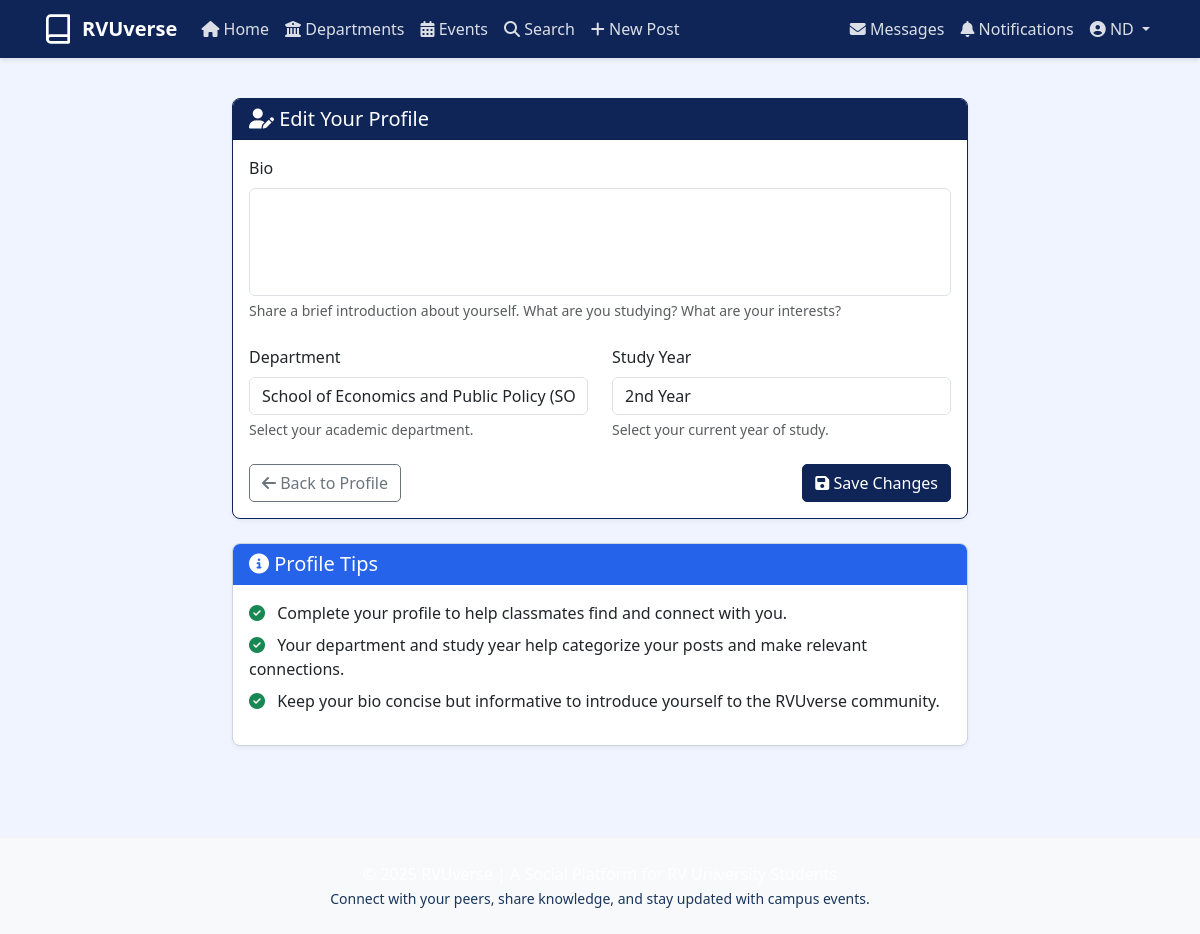
Page /edit-profile/ (signed in) on the committed database.
### core/models.py (models this page shows, shortened)
class Profile(models.Model):
    YEAR_CHOICES = [
        ('1', '1st Year'),
        ('2', '2nd Year'),
        ('3', '3rd Year'),
        ('4', '4th Year'),
    ]
    user = models.OneToOneField(User, on_delete=models.CASCADE, related_name='profile')
    bio = models.TextField(max_length=500, blank=True)
    department = models.ForeignKey(Department, on_delete=models.SET_NULL, null=True, blank=True,related_name='profile')
    study_year = models.CharField(max_length=10, choices=YEAR_CHOICES, blank=True, null=True)
    created_at = models.DateTimeField(auto_now_add=True)
    updated_at = models.DateTimeField(auto_now=True)
    last_activity = models.DateTimeField(default=timezone.now)

### core/views.py (the view)
# urls.py: path('edit-profile/', views.edit_profile, name='edit_profile'),
@login_required
def edit_profile(request):
    if request.method == 'POST':
        profile_form = ProfileForm(request.POST, instance=request.user.profile)
        if profile_form.is_valid():
            profile_form.save()
            messages.success(request, 'Your profile has been updated!')
            return redirect('user_profile', username=request.user.username)
    else:
        profile_form = ProfileForm(instance=request.user.profile)
    return render(request, 'core/edit_profile.html', {'profile_form': profile_form})

### core/forms.py
class ProfileForm(forms.ModelForm):
    class Meta:
        model = Profile
        fields = ['bio', 'department', 'study_year']
        widgets = {
            'bio': forms.Textarea(attrs={'class': 'form-control', 'rows': 4}),
            'department': forms.Select(attrs={'class': 'form-control'}),
            'study_year': forms.Select(attrs={'class': 'form-control'}),
        }

### core/context_processors.py (called while the page is built)
def unread_notifications_count(request):
    if request.user.is_authenticated:
        count = Notification.objects.filter(user=request.user, is_read=False).count()
        return {'unread_notifications_count': count}
    return {'unread_notifications_count': 0}

def unread_messages_count(request):
    if request.user.is_authenticated:
        count = Message.objects.filter(receiver=request.user, is_read=False).count()
        return {'unread_messages_count': count}
    return {'unread_messages_count': 0}

### core/models.py (called while the page is built)
    def __str__(self):
        return self.name

### core/templates/core/edit_profile.html (shortened to what this page needs)
{% extends 'core/base.html' %}
{% block content %}
<div class="row justify-content-center">
    <div class="col-md-8">
        <div class="card border-primary">
            <div class="card-header bg-primary text-white">
                <h5 class="card-title mb-0">
                    <i class="fa-solid fa-user-edit"></i> Edit Your Profile
                </h5>
            </div>
            <div class="card-body">
                <form method="post">
                    <div class="mb-4">
                        <label for="{{ profile_form.bio.id_for_label }}" class="form-label">Bio</label>
                        {{ profile_form.bio }}
                        <div class="form-text">Share a brief introduction about yourself. What are you studying? What are your interests?</div>
                    </div>
                    <div class="row mb-4">
                        <div class="col-md-6">
                            <label for="{{ profile_form.department.id_for_label }}" class="form-label">Department</label>
                            {{ profile_form.department }}
                            <div class="form-text">Select your academic department.</div>
                        </div>
                        <div class="col-md-6">
                            <label for="{{ profile_form.study_year.id_for_label }}" class="form-label">Study Year</label>
                            {{ profile_form.study_year }}
                            <div class="form-text">Select your current year of study.</div>
                        </div>
                    </div>
                    <div class="d-flex justify-content-between">
                        <a href="{% url 'user_profile' username=user.username %}" class="btn btn-outline-secondary">
                            <i class="fa-solid fa-arrow-left"></i> Back to Profile
                        </a>
                        <button type="submit" class="btn btn-primary">
                            <i class="fa-solid fa-save"></i> Save Changes
                        </button>
                    </div>
                </form>
            </div>
        </div>
        <div class="card mt-4">
            <div class="card-header bg-info text-white">
                <h5 class="card-title mb-0">
                    <i class="fa-solid fa-info-circle"></i> Profile Tips
                </h5>
            </div>
            <div class="card-body">
                <ul class="list-unstyled">
                    <li class="mb-2">
                        <i class="fa-solid fa-check-circle text-success me-2"></i>
                        Complete your profile to help classmates find and connect with you.
                    </li>
                    <li class="mb-2">
                        <i class="fa-solid fa-check-circle text-success me-2"></i>
                        Your department and study year help categorize your posts and make relevant connections.
                    </li>
                    <li>
                        <i class="fa-solid fa-check-circle text-success me-2"></i>
                        Keep your bio concise but informative to introduce yourself to the RVUverse community.
                    </li>
                </ul>
            </div>
        </div>
    </div>
</div>
{% endblock %}

### core/templates/core/base.html (shortened to what this page needs)
<!DOCTYPE html>
<html lang="en">
<head>
    <link href="https://cdn.jsdelivr.net/npm/bootstrap@5.3.0-alpha1/dist/css/bootstrap.min.css" rel="stylesheet">
    <link rel="stylesheet" href="https://cdnjs.cloudflare.com/ajax/libs/font-awesome/6.4.0/css/all.min.css">
    <link rel="stylesheet" href="/static/css/styles.css">
</head>
<body>
    <nav class="navbar navbar-expand-lg sticky-top navbar-dark bg-primary">
        <div class="container">
            <a class="navbar-brand d-flex align-items-center" href="{% url 'home' %}">
                <svg class="me-2" width="32" height="32" viewBox="0 0 24 24" fill="none" stroke="currentColor" stroke-width="2" stroke-linecap="round" stroke-linejoin="round">
                    <path d="M4 19.5A2.5 2.5 0 0 1 6.5 17H20"></path>
                    <path d="M6.5 2H20v20H6.5A2.5 2.5 0 0 1 4 19.5v-15A2.5 2.5 0 0 1 6.5 2z"></path>
                </svg>
                <span class="fw-bold">RVUverse</span>
            </a>
            <div class="collapse navbar-collapse" id="navbarNav">
                {% if user.is_authenticated %}
                <ul class="navbar-nav me-auto">
                    <li class="nav-item">
                        <a class="nav-link {% if request.path == '/' %}active{% endif %}" href="{% url 'home' %}">
                            <i class="fa-solid fa-house"></i> Home
                        </a>
                    </li>
                    <li class="nav-item">
                        <a class="nav-link {% if '/departments/' in request.path %}active{% endif %}" href="{% url 'departments' %}">
                            <i class="fa-solid fa-building-columns"></i> Departments
                        </a>
                    </li>
                    <li class="nav-item">
                        <a class="nav-link {% if '/events/' in request.path %}active{% endif %}" href="{% url 'events' %}">
                            <i class="fa-solid fa-calendar-days"></i> Events
                        </a>
                    </li>
                    <li class="nav-item">
                        <a class="nav-link {% if '/search/' in request.path %}active{% endif %}" href="{% url 'search' %}">
                            <i class="fa-solid fa-magnifying-glass"></i> Search
                        </a>
                    </li>
                    <li class="nav-item">
                        <a class="nav-link {% if '/post/create/' in request.path %}active{% endif %}" href="{% url 'create_post' %}">
                            <i class="fa-solid fa-plus"></i> New Post
                        </a>
                    </li>
                </ul>
                <ul class="navbar-nav ms-auto">
                    <li class="nav-item">
                        <a class="nav-link position-relative {% if '/messages/' in request.path %}active{% endif %}" href="{% url 'messages' %}">
                            <i class="fa-solid fa-envelope"></i> Messages
                        </a>
                    </li>
                    <li class="nav-item">
                        <a class="nav-link position-relative {% if '/notifications/' in request.path %}active{% endif %}" href="{% url 'notifications' %}">
                            <i class="fa-solid fa-bell"></i> Notifications
                        </a>
                    </li>
                    <li class="nav-item dropdown">
                        <a class="nav-link dropdown-toggle show" href="#" id="navbarDropdown" role="button" data-bs-toggle="dropdown" aria-expanded="true">
                            <i class="fa-solid fa-user-circle"></i> {{ user.username }}
                        </a>
                    </li>
                </ul>
                {% endif %}
            </div>
        </div>
    </nav>
    <main class="container my-4">
        {% block content %}{% endblock %}
    </main>
    <footer class="bg-light py-4 mt-5">
        <div class="container text-center">
            <p class="mb-0">© {% now "Y" %} RVUverse | A Social Platform for RV University Students</p>
            <small class="text-muted">Connect with your peers, share knowledge, and stay updated with campus events.</small>
        </div>
    </footer>
</body>
</html>

### core/static/css/styles.css (style rules this page uses)
:root { --primary-color: #0F2557; --secondary-color: #1A365D; --accent-color: #2563EB; --dark-color: #0B1838; --light-color: #EEF2FF; --border-color: #CBD5E1; --success-color: #0D9488; --danger-color: #DC2626; --warning-color: #F59E0B; --rvu-primary: #0F2557; --rvu-secondary: #1E3A8A; --rvu-accent: #2563EB; }
body { font-family: 'Segoe UI', Tahoma, Geneva, Verdana, sans-serif; background-color: #F0F4FF; color: #0F172A; min-height: 100vh; display: flex; flex-direction: column; }
main { flex: 1; }
a { color: var(--primary-color); transition: color 0.2s; }
.text-muted { color: var(--secondary-color) !important; }
.btn { border-radius: 5px; font-weight: 500; }
.btn-primary { background-color: var(--rvu-primary); border-color: var(--rvu-primary); }
.btn-info, .bg-info { background-color: var(--rvu-accent) !important; border-color: var(--rvu-accent) !important; color: #fff !important; }
.navbar { box-shadow: 0 2px 4px rgba(0, 0, 0, 0.1); background-color: var(--rvu-primary) !important; }
.navbar-brand { font-weight: 700; color: #fff; }
.navbar-dark .navbar-nav .nav-link { color: rgba(255, 255, 255, 0.85); }
.card { border-radius: 8px; box-shadow: 0 2px 4px rgba(0, 0, 0, 0.05); margin-bottom: 20px; overflow: hidden; border-color: #CBD5E1; }
.card-header { font-weight: 600; background-color: rgba(15, 37, 87, 0.03); }
footer { margin-top: auto; background-color: #0F2557; padding: 20px 0; color: #fff; }
textarea.form-control { resize: none; }
.bg-primary { background-color: var(--rvu-primary) !important; }
.card.border-primary { border-color: var(--rvu-primary) !important; }

### rows in the picture
Profile: department "School of Economics and Public Policy (SOEPP)", study_year "2nd Year"

### other values in the picture
{{ user.username }} "ND"
